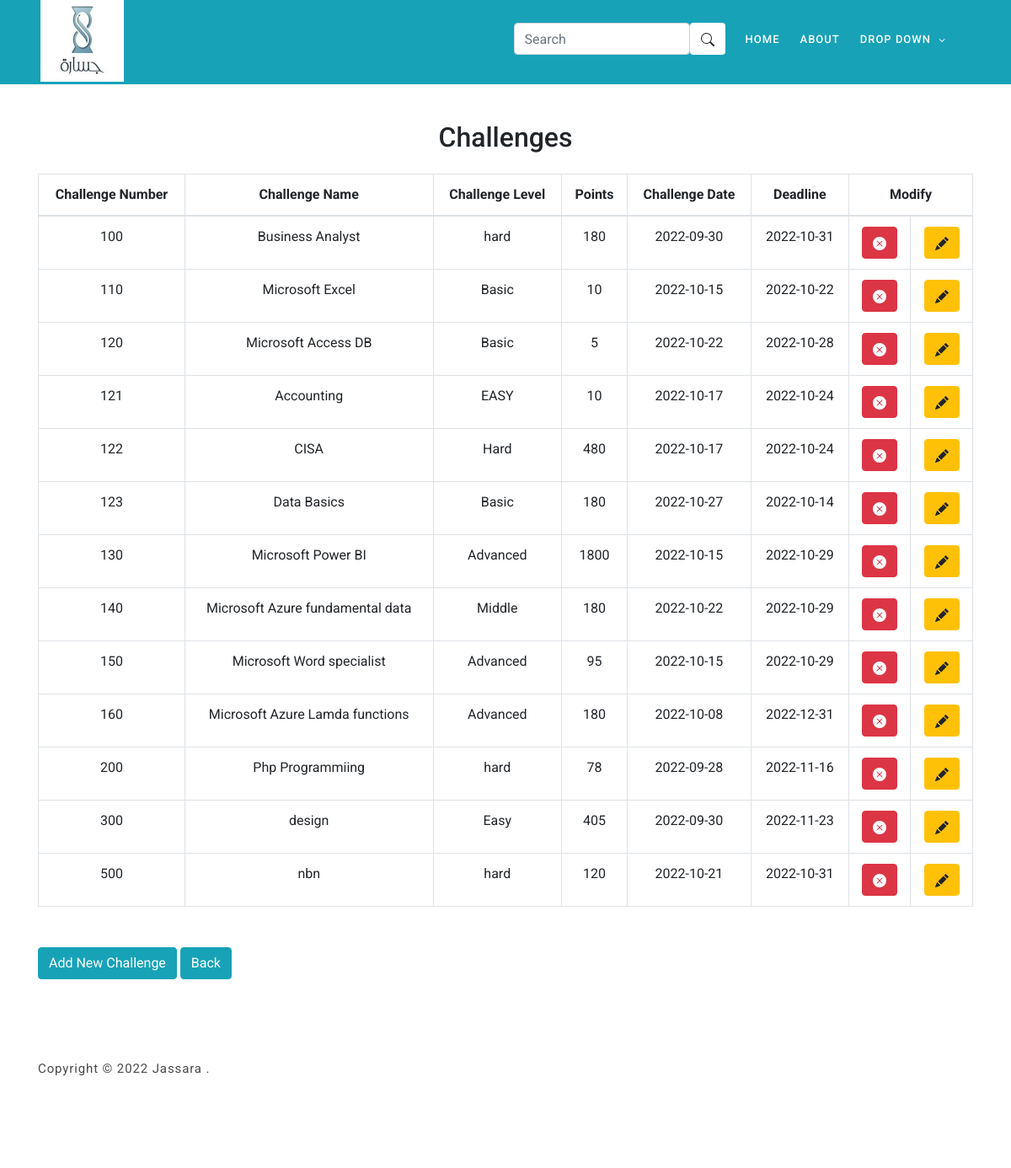
Page /ManageChallenges.php on the committed database.
### tables this page shows
CREATE TABLE `challenge` (
  `challenge_num` int(10) NOT NULL,
  `challenge_name` text NOT NULL,
  `challenge_level` varchar(10) NOT NULL,
  `challenge_date` date NOT NULL,
  `Deadline` date NOT NULL,
  `Points` int(11) NOT NULL
);

### ManageChallenges.php (the view, shortened to what this page needs)
<?php
include 'tamplate.php';
$con = connection();
$sql = "SELECT * FROM challenge";
$result = mysqli_query($con, $sql);
?>
<br>
<br>
<br>
<br>
<br>
<br>
<div class="container">
    <h2 style="text-align: center;">Challenges</h2>
    <br>
    <table class="table table-bordered col mb-5" id="table-list">
        <thead>
            <tr>
                <th style="text-align: center;">Challenge Number</th>
                <th style="text-align: center;">Challenge Name</th>
                <th style="text-align: center;">Challenge Level</th>
                <th style="text-align: center;">Points</th>
                <th style="text-align: center;">Challenge Date</th>
                <th style="text-align: center;">Deadline</th>
                <th style="text-align: center;" colspan="2">Modify</th>
            </tr>
        </thead>
        <tbody>
            <?php
            while ($row = mysqli_fetch_array($result, MYSQLI_ASSOC)) {
                echo
                '<tr style="text-align:center;">
                    <td class ="ChallengeNum">' . $row['challenge_num'] . '</td>
                    <td>' . $row['challenge_name'] . '</td>
                    <td>' . $row['challenge_level'] . '</td>
                    <td>' . $row['Points'] . '</td>
                    <td>' . $row['challenge_date'] . '</td>
                    <td>' . $row['Deadline'] . '</td>
                    <td>
                    <form action="" method="POST">
                            <abbr title="Delete Challenge">
                                 <button class="btn btn-danger" value="' . $row['challenge_num'] . '" name="Delete_button" onclick="confirm("Are you sure ?")">
                                </button>
                                </abbr>
                        </form>
                    </td>
                    <td>
                    <form action="ChallangeModify.php" Method="POST">
                    <abbr title="Modify Challenge">
                            <button class="btn btn-warning" value="' . $row['challenge_num'] . '" id="M_btn" name="Modify_btn" data-target="#ModifyModal" data-toggle="modal" >
                             </button>
                    </abbr>
                    </form>
                    </td>
                </tr>';
            }
            ?>
        </tbody>
    </table>
    <button type="button" class="btn btn-info" data-toggle="modal" data-target="#exampleModal">
        Add New Challenge
    </button>
    <button type="button col" class="btn btn-info">
        <a style="color:White;" href="admin.php">Back</a>
    </button>
</div>
<br>

### assets/css/templatemo-art-factory.css (style rules this page uses)
html, body, div, span, applet, object, iframe, h1, h2, h3, h4, h5, h6, p, blockquote, div pre, a, abbr, acronym, address, big, cite, code, del, dfn, em, font, img, ins, kbd, q, s, samp, small, strike, strong, sub, sup, tt, var, b, u, i, center, dl, dt, dd, ol, ul, li, figure, header, nav, section, article, aside, footer, figcaption { margin: 0; padding: 0; border: 0; outline: 0; }
* { box-sizing: border-box; }
html, body { font-family: "Roboto", sans-serif; font-weight: 400; background-color: #fff; font-size: 16px; -ms-text-size-adjust: 100%; -webkit-font-smoothing: antialiased; -moz-osx-font-smoothing: grayscale; }
a { text-decoration: none !important; }
h1, h2, h3, h4, h5, h6 { margin-top: 0px; margin-bottom: 0px; }
html, body { background: #fff; font-family: "Roboto", sans-serif; }

### rows in the picture
challenge: challenge_num "100", challenge_name "Business Analyst", challenge_level "hard", Points "180", challenge_date "2022-09-30", Deadline "2022-10-31"
challenge: challenge_num "110", challenge_name "Microsoft Excel", challenge_level "Basic", Points "10", challenge_date "2022-10-15", Deadline "2022-10-22"
challenge: challenge_num "120", challenge_name "Microsoft Access DB", challenge_level "Basic", Points "5", challenge_date "2022-10-22", Deadline "2022-10-28"
challenge: challenge_num "121", challenge_name "Accounting", challenge_level "EASY", Points "10", challenge_date "2022-10-17", Deadline "2022-10-24"
challenge: challenge_num "122", challenge_name "CISA", challenge_level "Hard", Points "480", challenge_date "2022-10-17", Deadline "2022-10-24"
challenge: challenge_num "123", challenge_name "Data Basics", challenge_level "Basic", Points "180", challenge_date "2022-10-27", Deadline "2022-10-14"
challenge: challenge_num "130", challenge_name "Microsoft Power BI", challenge_level "Advanced", Points "1800", challenge_date "2022-10-15", Deadline "2022-10-29"
challenge: challenge_num "140", challenge_name "Microsoft Azure fundamental data", challenge_level "Middle", Points "180", challenge_date "2022-10-22", Deadline "2022-10-29"
challenge: challenge_num "150", challenge_name "Microsoft Word specialist", challenge_level "Advanced", Points "95", challenge_date "2022-10-15", Deadline "2022-10-29"
challenge: challenge_num "160", challenge_name "Microsoft Azure Lamda functions", challenge_level "Advanced", Points "180", challenge_date "2022-10-08", Deadline "2022-12-31"
challenge: challenge_num "200", challenge_name "Php Programmiing", challenge_level "hard", Points "78", challenge_date "2022-09-28", Deadline "2022-11-16"
challenge: challenge_num "300", challenge_name "design", challenge_level "Easy", Points "405", challenge_date "2022-09-30", Deadline "2022-11-23"
challenge: challenge_num "500", challenge_name "nbn", challenge_level "hard", Points "120", challenge_date "2022-10-21", Deadline "2022-10-31"
